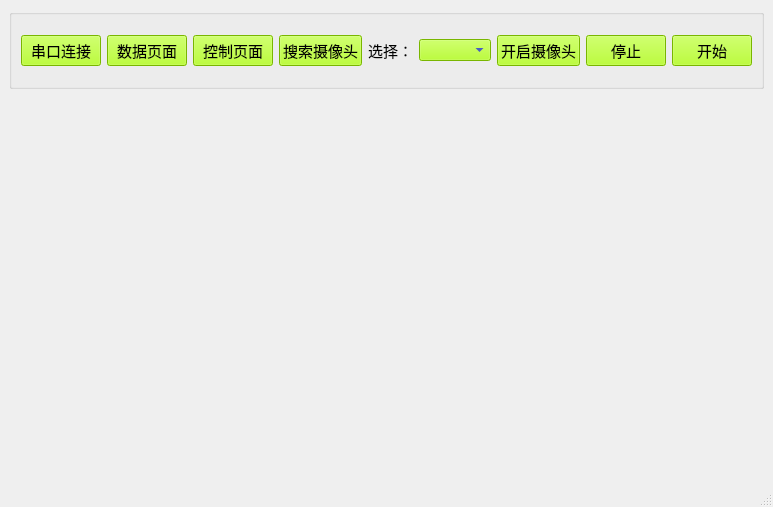
<?xml version="1.0" encoding="UTF-8"?>
<ui version="4.0">
 <class>MainWindow</class>
 <widget class="QMainWindow" name="MainWindow">
  <property name="geometry">
   <rect>
    <x>0</x>
    <y>0</y>
    <width>657</width>
    <height>507</height>
   </rect>
  </property>
  <property name="windowTitle">
   <string>MainWindow</string>
  </property>
  <widget class="QWidget" name="centralwidget">
   <layout class="QVBoxLayout" name="verticalLayout">
    <item>
     <widget class="QGroupBox" name="groupBox">
      <property name="maximumSize">
       <size>
        <width>16777215</width>
        <height>80</height>
       </size>
      </property>
      <property name="title">
       <string/>
      </property>
      <layout class="QHBoxLayout" name="horizontalLayout">
       <item>
        <widget class="QPushButton" name="portLink">
         <property name="font">
          <font>
           <pointsize>11</pointsize>
          </font>
         </property>
         <property name="styleSheet">
          <string notr="true">QPushButton{
color:rgb(0, 0, 0);
background-color:rgb(170, 255, 0);
}
QPushButton:hover{
background-color:rgb(0, 170, 255);
}</string>
         </property>
         <property name="text">
          <string>串口连接</string>
         </property>
        </widget>
       </item>
       <item>
        <widget class="QPushButton" name="pushButton">
         <property name="font">
          <font>
           <pointsize>11</pointsize>
          </font>
         </property>
         <property name="styleSheet">
          <string notr="true">QPushButton{
color:rgb(0, 0, 0);
background-color:rgb(170, 255, 0);
}
QPushButton:hover{
background-color:rgb(0, 170, 255);
}</string>
         </property>
         <property name="text">
          <string>数据页面</string>
         </property>
        </widget>
       </item>
       <item>
        <widget class="QPushButton" name="control">
         <property name="font">
          <font>
           <pointsize>11</pointsize>
          </font>
         </property>
         <property name="styleSheet">
          <string notr="true">QPushButton{
color:rgb(0, 0, 0);
background-color:rgb(170, 255, 0);
}
QPushButton:hover{
background-color:rgb(0, 170, 255);
}</string>
         </property>
         <property name="text">
          <string>控制页面</string>
         </property>
        </widget>
       </item>
       <item>
        <spacer name="horizontalSpacer">
         <property name="orientation">
          <enum>Qt::Horizontal</enum>
         </property>
         <property name="sizeHint" stdset="0">
          <size>
           <width>40</width>
           <height>20</height>
          </size>
         </property>
        </spacer>
       </item>
       <item>
        <widget class="QPushButton" name="search">
         <property name="font">
          <font>
           <pointsize>11</pointsize>
          </font>
         </property>
         <property name="styleSheet">
          <string notr="true">QPushButton{
color:rgb(0, 0, 0);
background-color:rgb(170, 255, 0);
}
QPushButton:hover{
background-color:rgb(0, 170, 255);
}</string>
         </property>
         <property name="text">
          <string>搜索摄像头</string>
         </property>
        </widget>
       </item>
       <item>
        <widget class="QLabel" name="label">
         <property name="font">
          <font>
           <pointsize>11</pointsize>
          </font>
         </property>
         <property name="styleSheet">
          <string notr="true"/>
         </property>
         <property name="text">
          <string>选择：</string>
         </property>
        </widget>
       </item>
       <item>
        <widget class="QComboBox" name="list">
         <property name="styleSheet">
          <string notr="true">color:rgb(0, 0, 255);
background-color:rgb(170, 255, 0)</string>
         </property>
        </widget>
       </item>
       <item>
        <widget class="QPushButton" name="open">
         <property name="font">
          <font>
           <pointsize>11</pointsize>
          </font>
         </property>
         <property name="styleSheet">
          <string notr="true">QPushButton{
color:rgb(0, 0, 0);
background-color:rgb(170, 255, 0);
}
QPushButton:hover{
background-color:rgb(0, 170, 255);
}</string>
         </property>
         <property name="text">
          <string>开启摄像头</string>
         </property>
        </widget>
       </item>
       <item>
        <widget class="QPushButton" name="stop">
         <property name="font">
          <font>
           <pointsize>11</pointsize>
          </font>
         </property>
         <property name="styleSheet">
          <string notr="true">QPushButton{
color:rgb(0, 0, 0);
background-color:rgb(170, 255, 0);
}
QPushButton:hover{
background-color:rgb(0, 170, 255);
}</string>
         </property>
         <property name="text">
          <string>停止</string>
         </property>
        </widget>
       </item>
       <item>
        <widget class="QPushButton" name="start">
         <property name="font">
          <font>
           <pointsize>11</pointsize>
          </font>
         </property>
         <property name="styleSheet">
          <string notr="true">QPushButton{
color:rgb(0, 0, 0);
background-color:rgb(170, 255, 0);
}
QPushButton:hover{
background-color:rgb(0, 170, 255);
}</string>
         </property>
         <property name="text">
          <string>开始</string>
         </property>
        </widget>
       </item>
      </layout>
     </widget>
    </item>
    <item>
     <widget class="QCameraViewfinder" name="view" native="true"/>
    </item>
   </layout>
  </widget>
  <widget class="QMenuBar" name="menubar">
   <property name="geometry">
    <rect>
     <x>0</x>
     <y>0</y>
     <width>657</width>
     <height>17</height>
    </rect>
   </property>
   <property name="defaultUp">
    <bool>false</bool>
   </property>
  </widget>
  <widget class="QStatusBar" name="statusbar"/>
 </widget>
 <customwidgets>
  <customwidget>
   <class>QCameraViewfinder</class>
   <extends>QWidget</extends>
   <header location="global">qcameraviewfinder.h</header>
   <container>1</container>
  </customwidget>
 </customwidgets>
 <resources/>
 <connections/>
</ui>
